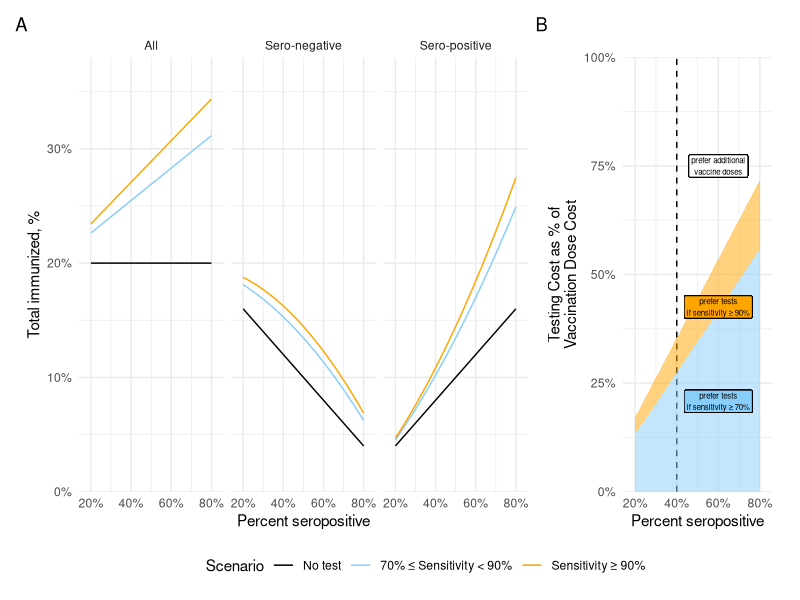

Source code (R):

suppressPackageStartupMessages({
  require(data.table)
  require(ggplot2)
  require(patchwork)
  require(magrittr)
  require(dplyr)
  require(scales)
  require(forcats)
  require(tibble)
})

.args <- if (interactive()) c(
  "main.png"
) else commandArgs(trailingOnly = TRUE)

PPDmul <- function(TNR, TPR, seropos) TNR + seropos*(1+TPR-TNR)

ref <- data.table(seropos = seq(0,1,by=0.01))

covaxcoverage <- .2

refspec <- .99

ref[, notest_sp := covaxcoverage*seropos ]
ref[, notest_sn := covaxcoverage*(1-seropos) ]
ref[, test70_sp := notest_sp*(PPDmul(refspec, .7, seropos))]
ref[, test70_sn := notest_sn*(PPDmul(refspec, .7, seropos))]
ref[, test90_sp := notest_sp*(PPDmul(refspec, .9, seropos))]
ref[, test90_sn := notest_sn*(PPDmul(refspec, .9, seropos))]

ref.mlt <- melt.data.table(
  ref,
  id.vars = "seropos"
)[, c("scenario", "serostatus") := tstrsplit(variable, "_")]

ref.mlt[,
        ord := 2*c("notest"=2,"test70"=1,"test90"=0)[scenario]+c(sp=0, sn=1)[serostatus]
        ]


lblsize <- 2
lnsize <- 1

cols <- c('seropos', 'value')
ref.mlt2 <- data.table::copy(ref.mlt)[ ,
                                       c("value", "seropos") := list(floor((100)*value),
                                                                     round(100*seropos))
                                       ][(seropos %% 10) == 0]


scale_x <-     scale_x_continuous(labels = scales::percent,
                                  breaks = seq(0,1,by=0.20),
                                  limits = c(0.2, 0.8), expand = expansion(mult = 0.1)) 

scale_palette <- data.frame(color = c(notest = "black", 
                                      test70 = "lightskyblue", 
                                      test90 = "orange"),
                            labels = c("No test",
                                       "70% ≤ Sensitivity < 90%", 
                                       "Sensitivity ≥ 90%")) %>% 
  tibble::rownames_to_column("breaks")


scale_fill <- scale_fill_manual(
  values = setNames(scale_palette$color, scale_palette$breaks),
  labels = scale_palette$labels,
  name   = "Scenario") 

scale_color <- scale_color_manual(
  values = setNames(scale_palette$color, scale_palette$breaks),
  labels = scale_palette$labels,
  name   = "Scenario")

fig1 <- ref.mlt %>%
  dplyr::mutate(Serostatus = forcats::fct_recode(serostatus,
                                                 `Sero-negative` = 'sn',
                                                 `Sero-positive` = 'sp'),
                scenario = factor(scenario)) %>%
  dplyr::bind_rows(.,
                   dplyr::group_by_at(.,
                                      .vars = vars(-c(Serostatus, 
                                                      serostatus, ord, value,
                                                      variable))
                                      ) %>%
                     summarise(value = sum(value)) %>%
                     mutate(Serostatus = "All")) %>%
  ggplot(data = ., aes(y = value, x = seropos)) +
  geom_line(aes(color = scenario)) +
  theme_minimal() +
  ylab("Total immunized, %") + 
  xlab("Percent seropositive") +
  scale_y_continuous(labels = scales::percent, limits = c(0,NA), expand = c(0,0)) +
  scale_x +
  theme(legend.position  = 'bottom',
        legend.direction = 'horizontal',
        legend.spacing.y = unit(0, 'mm')) +
  scale_color +
  facet_grid(cols = vars(Serostatus))#, margins = 'Serostatus')

annotations <- list(data.frame(x = 0.6,
                               y = (PPDmul(refspec, .7, .6) - 1)/2,
                               label = 'prefer tests\nif sensitivity ≥ 70%',
                               scenario = 'test70',
                               hjust = 1),
                    data.frame(x = 0.6,
                               y = (PPDmul(refspec, .7, .8) + PPDmul(refspec, .9, .8) - 2)/3,
                               label = 'prefer tests\nif sensitivity ≥ 90%',
                               scenario = 'test90',
                               hjust = 0.5),
                    data.frame(x = .6,
                               y = .75,
                               label = 'prefer additional\nvaccine doses',
                               scenario = 'notest',
                               hjust = 0)) %>%
  dplyr::bind_rows(.)

ref[, costlim70 := PPDmul(refspec, .7, seropos) - 1 ]
ref[, costlim90 := PPDmul(refspec, .9, seropos) - 1 ]


p.cost <- 
  ggplot(ref) +
  geom_vline(lty = 2, xintercept = 0.4) +
  aes(seropos) +
  #geom_blank(aes(linetype = "notest")) +
  geom_ribbon(aes(ymin=0, ymax=costlim70), 
              fill = 'lightskyblue',
              alpha = 0.5,
              show.legend = FALSE) +
  geom_ribbon(aes(ymin=costlim70, ymax=costlim90), 
              fill = "orange",
              alpha = 0.5,
              show.legend = FALSE) +
  scale_color + 
  scale_fill +
  scale_y_continuous(limits = c(0, 1), expand = c(0,0),
                     "Testing Cost as % of\nVaccination Dose Cost", 
                     labels = function(b) sprintf("%i%%", as.integer(b*100))) +
  scale_x +
  xlab("Percent seropositive") +
  theme_minimal() +
  theme(
    plot.margin = margin(r = 1, unit = "line"),
    legend.position = 'none'
  )

for (i in 1:nrow(annotations)){
  p.cost <- p.cost + 
    geom_label(
      x = annotations[i,"x"],
      y = annotations[i,"y"],
      label = annotations[i,"label"],
      fill = dplyr::filter(scale_palette, breaks == annotations[i,"scenario"]) %>%
        dplyr::pull(color) %>%
        sub(pattern = 'black', replacement = 'white', x = .) ,
      size = lblsize)
}

res.p <- (fig1 + p.cost +
            plot_annotation(tag_levels = "A") +
            plot_layout(guides = "collect", widths = c(3,1))) &
  theme(legend.position = 'bottom')

ggsave(tail(.args, 1), res.p, height = 3, width = 9, dpi = 600)
